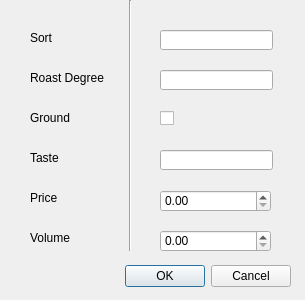
<?xml version="1.0" encoding="UTF-8"?>
<ui version="4.0">
 <class>Dialog</class>
 <widget class="QDialog" name="Dialog">
  <property name="geometry">
   <rect>
    <x>0</x>
    <y>0</y>
    <width>305</width>
    <height>300</height>
   </rect>
  </property>
  <property name="windowTitle">
   <string>Dialog</string>
  </property>
  <widget class="QDialogButtonBox" name="buttonBox">
   <property name="geometry">
    <rect>
     <x>-50</x>
     <y>260</y>
     <width>341</width>
     <height>32</height>
    </rect>
   </property>
   <property name="orientation">
    <enum>Qt::Horizontal</enum>
   </property>
   <property name="standardButtons">
    <set>QDialogButtonBox::Cancel|QDialogButtonBox::Ok</set>
   </property>
  </widget>
  <widget class="QLabel" name="label">
   <property name="geometry">
    <rect>
     <x>30</x>
     <y>30</y>
     <width>71</width>
     <height>16</height>
    </rect>
   </property>
   <property name="text">
    <string>Sort</string>
   </property>
  </widget>
  <widget class="QLabel" name="label_6">
   <property name="geometry">
    <rect>
     <x>30</x>
     <y>230</y>
     <width>81</width>
     <height>16</height>
    </rect>
   </property>
   <property name="text">
    <string>Volume</string>
   </property>
  </widget>
  <widget class="QLabel" name="label_2">
   <property name="geometry">
    <rect>
     <x>30</x>
     <y>70</y>
     <width>81</width>
     <height>16</height>
    </rect>
   </property>
   <property name="text">
    <string>Roast Degree</string>
   </property>
  </widget>
  <widget class="Line" name="line">
   <property name="geometry">
    <rect>
     <x>120</x>
     <y>0</y>
     <width>20</width>
     <height>251</height>
    </rect>
   </property>
   <property name="orientation">
    <enum>Qt::Vertical</enum>
   </property>
  </widget>
  <widget class="QLineEdit" name="sort">
   <property name="geometry">
    <rect>
     <x>160</x>
     <y>30</y>
     <width>113</width>
     <height>20</height>
    </rect>
   </property>
  </widget>
  <widget class="QLineEdit" name="roast">
   <property name="geometry">
    <rect>
     <x>160</x>
     <y>70</y>
     <width>113</width>
     <height>20</height>
    </rect>
   </property>
  </widget>
  <widget class="QCheckBox" name="ground">
   <property name="geometry">
    <rect>
     <x>160</x>
     <y>110</y>
     <width>70</width>
     <height>17</height>
    </rect>
   </property>
   <property name="text">
    <string/>
   </property>
  </widget>
  <widget class="QDoubleSpinBox" name="volume">
   <property name="geometry">
    <rect>
     <x>160</x>
     <y>230</y>
     <width>111</width>
     <height>22</height>
    </rect>
   </property>
  </widget>
  <widget class="QLabel" name="label_5">
   <property name="geometry">
    <rect>
     <x>30</x>
     <y>190</y>
     <width>81</width>
     <height>16</height>
    </rect>
   </property>
   <property name="text">
    <string>Price</string>
   </property>
  </widget>
  <widget class="QLabel" name="label_4">
   <property name="geometry">
    <rect>
     <x>30</x>
     <y>150</y>
     <width>81</width>
     <height>16</height>
    </rect>
   </property>
   <property name="text">
    <string>Taste</string>
   </property>
  </widget>
  <widget class="QLabel" name="label_3">
   <property name="geometry">
    <rect>
     <x>30</x>
     <y>110</y>
     <width>81</width>
     <height>16</height>
    </rect>
   </property>
   <property name="text">
    <string>Ground</string>
   </property>
  </widget>
  <widget class="QLineEdit" name="taste">
   <property name="geometry">
    <rect>
     <x>160</x>
     <y>150</y>
     <width>113</width>
     <height>20</height>
    </rect>
   </property>
  </widget>
  <widget class="QDoubleSpinBox" name="price">
   <property name="geometry">
    <rect>
     <x>160</x>
     <y>190</y>
     <width>111</width>
     <height>22</height>
    </rect>
   </property>
  </widget>
 </widget>
 <resources/>
 <connections>
  <connection>
   <sender>buttonBox</sender>
   <signal>accepted()</signal>
   <receiver>Dialog</receiver>
   <slot>accept()</slot>
   <hints>
    <hint type="sourcelabel">
     <x>248</x>
     <y>254</y>
    </hint>
    <hint type="destinationlabel">
     <x>157</x>
     <y>274</y>
    </hint>
   </hints>
  </connection>
  <connection>
   <sender>buttonBox</sender>
   <signal>rejected()</signal>
   <receiver>Dialog</receiver>
   <slot>reject()</slot>
   <hints>
    <hint type="sourcelabel">
     <x>316</x>
     <y>260</y>
    </hint>
    <hint type="destinationlabel">
     <x>286</x>
     <y>274</y>
    </hint>
   </hints>
  </connection>
 </connections>
</ui>
